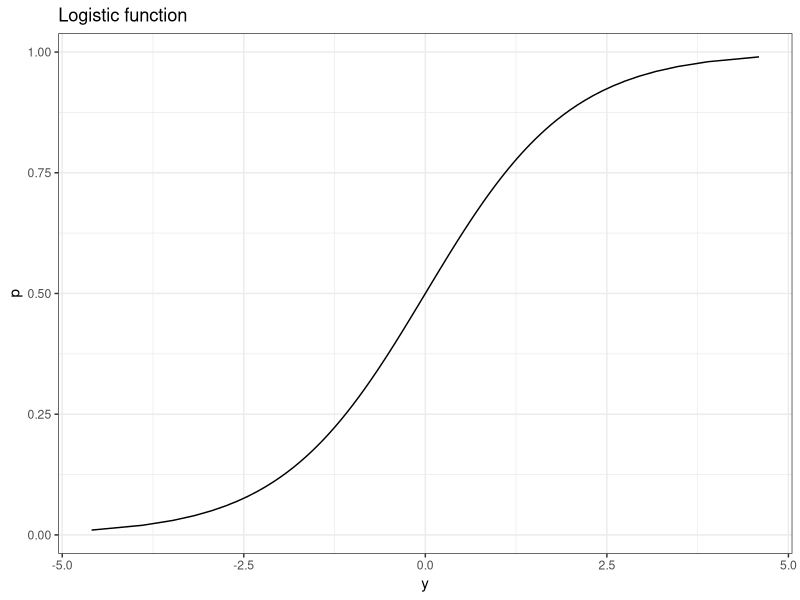
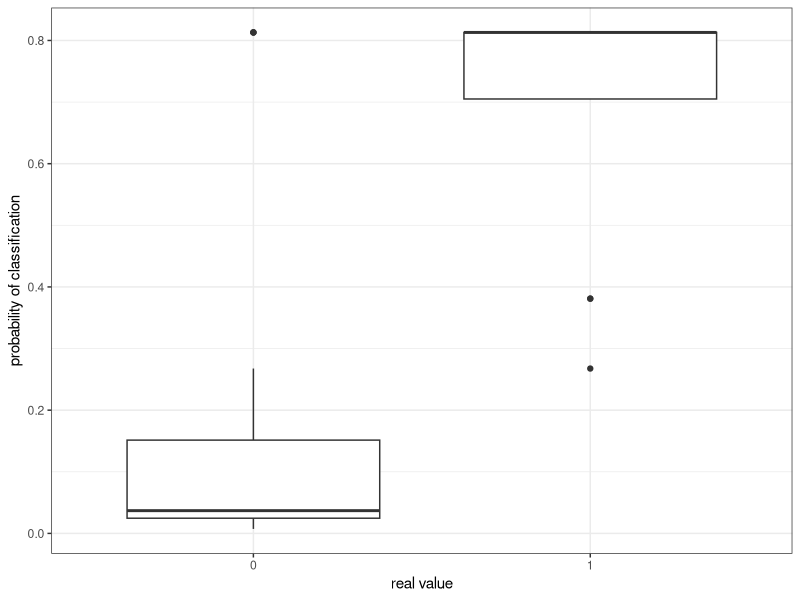
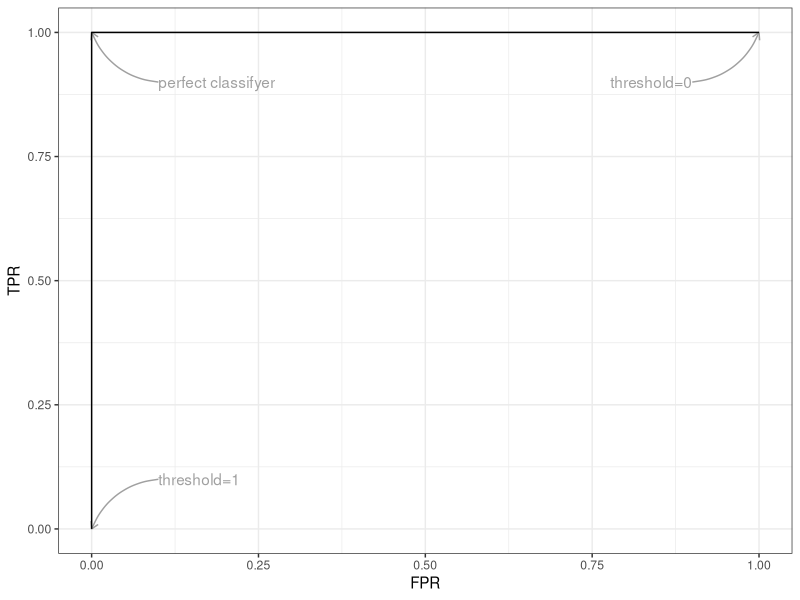
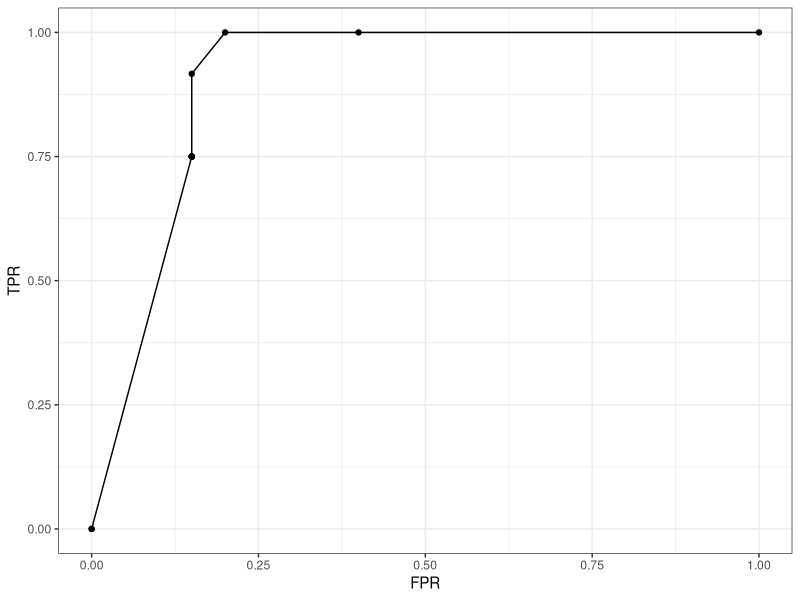
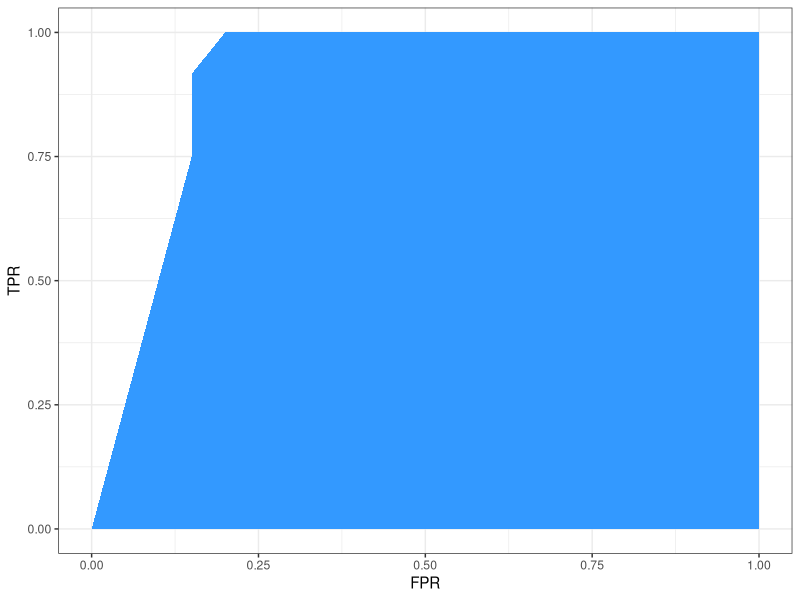

These figures' R source, in order:
## ---- chunk 1
knitr::opts_chunk$set(echo = TRUE)
## ---- chunk 2
library(tidyverse)
library(caret)
## ---- chunk 3
american <- c(0, 0 ,0 ,1 , 1 , 1, 1, 0, 0, 0, 0, 0, 0, 0, 1, 1, 1, 0, 0, 0, 0, 1, 1, 1, 1, 0, 0, 0, 1, 0, 0, 0)
names(american) <- row.names(mtcars)
american
## ---- chunk 4
mtcars <- mtcars  %>% mutate(american = as.factor(american))
## ---- chunk 5
p <- seq(0, 1, 0.01)
p <- p[2:(length(p)-1)]
y <- log(p/(1-p))

data.frame(y=y, p=p) %>% ggplot(aes(y,p)) + geom_line() + theme_bw() + labs(title = "Logistic function")
## ---- chunk 6
lr <- glm(american  ~ cyl + gear, data=mtcars, family = "binomial")
summary(lr)
## ---- chunk 7
prob_american <- predict(lr, mtcars, type="response")
## ---- chunk 8
data.frame(name=row.names(mtcars), real=as.factor(american), prob=prob_american) %>% 
  ggplot(aes(real, prob)) + 
  geom_boxplot() +
  theme_bw() +
  labs(x="real value", y="probability of classification")
## ---- chunk 9
pred_american <- as.factor(ifelse(prob_american > 0.5, 1, 0))
## ---- chunk 10
confusionMatrix(pred_american, mtcars$american, positive="1")
## ---- chunk 11
data.frame(FPR=c(0,0,1), TPR=c(0,1,1)) %>% ggplot(aes(FPR, TPR)) +
  annotate(geom="text", x=0.1, y=0.1, col="#A0A0A0", label="threshold=1", hjust="left") +
  annotate(geom="curve", x=0.1, y=0.1, col="#A0A0A0", curvature=0.3, xend=0, yend=0, arrow = arrow(length = unit(2, "mm"))) +
  annotate(geom="text", x=0.9, y=0.9, col="#A0A0A0", label="threshold=0", hjust="right") +
  annotate(geom="curve", x=0.9, y=0.9, col="#A0A0A0", xend=1, yend=1, curvature=0.3, arrow = arrow(length = unit(2, "mm"))) +
  annotate(geom="text", x=0.1, y=0.9, col="#A0A0A0", label="perfect classifyer", hjust="left") +
  annotate(geom="curve", x=0.1, y=0.9, col="#A0A0A0", xend=0, yend=1, curvature=-0.3, arrow = arrow(length = unit(2, "mm"))) +
  geom_path() +
  theme_bw()
## ---- chunk 12
fpr_tpr <- function(real, prob, threshold){
  pred <- ifelse(prob > threshold, 1, 0)
  positives <- sum(real==1)
  negatives <- sum(real==0)
  true_positives <- sum(real==1 & pred==1)
  false_positives <- sum(real==0 & pred==1)
  fpr <- false_positives/negatives
  tpr <- true_positives/positives
  return(list(FPR=fpr, TPR=tpr))
}

table <- lapply(seq(0, 1, 0.1), function(x) fpr_tpr(american, prob_american, x))
roc <- data.frame(threshold=seq(0, 1, 0.1), FPR=sapply(table, function(x) x$FPR), TPR=sapply(table, function(x) x$TPR))
## ---- chunk 13
print(roc, digits = 3)
## ---- chunk 14
ggplot(roc, aes(FPR, TPR)) +
  geom_point() +
  geom_path() + 
  theme_bw()
## ---- chunk 15
ggplot(roc %>% add_row(threshold=-1, FPR=1, TPR=0), aes(FPR, TPR, fill=factor(1))) + 
  geom_polygon(show.legend = FALSE) + 
  scale_fill_manual(values = "#3399FF") + 
  theme_bw()
## ---- chunk 16
library(ROCR)
pred_ROCR <- ROCR::prediction(prob_american, mtcars$american)
performance(pred_ROCR, measure = "auc")@y.values[[1]]
